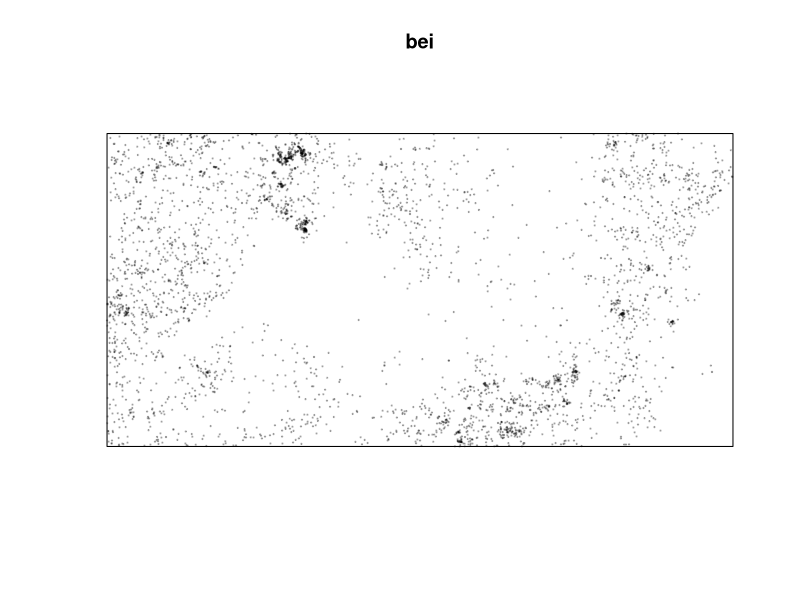
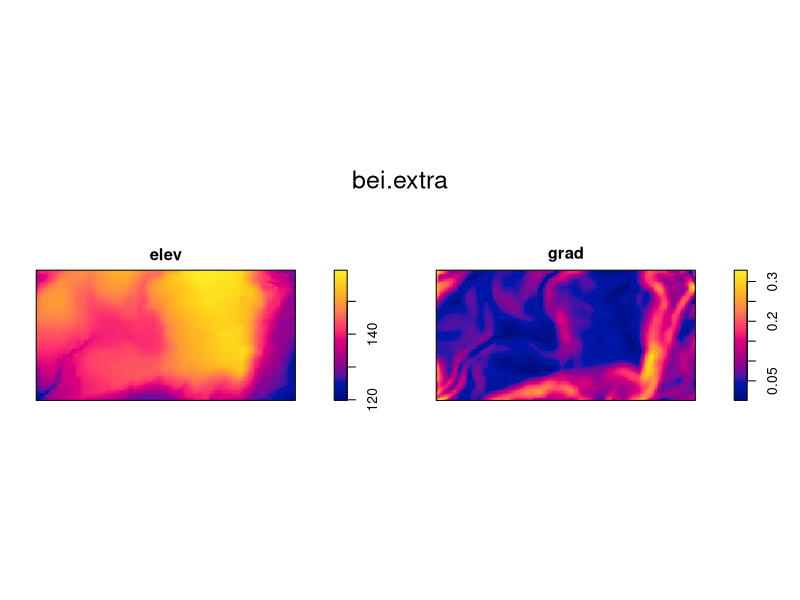
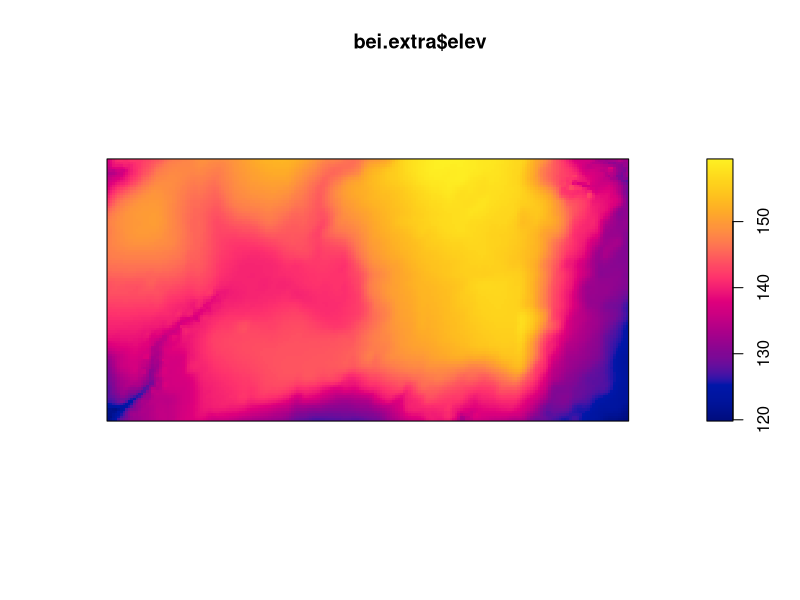
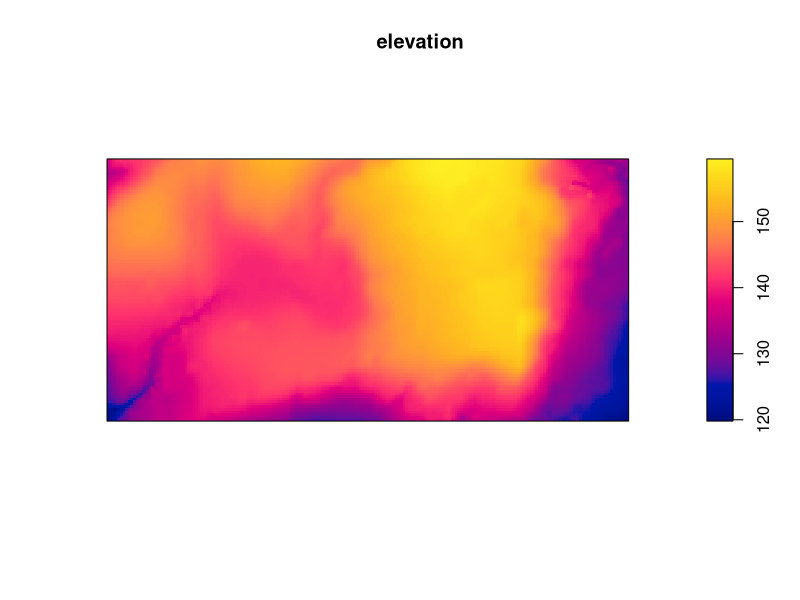
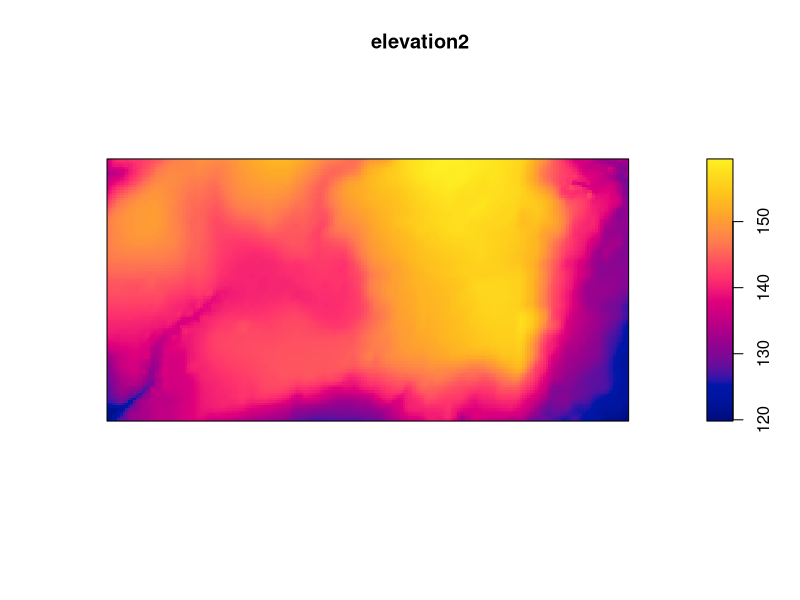
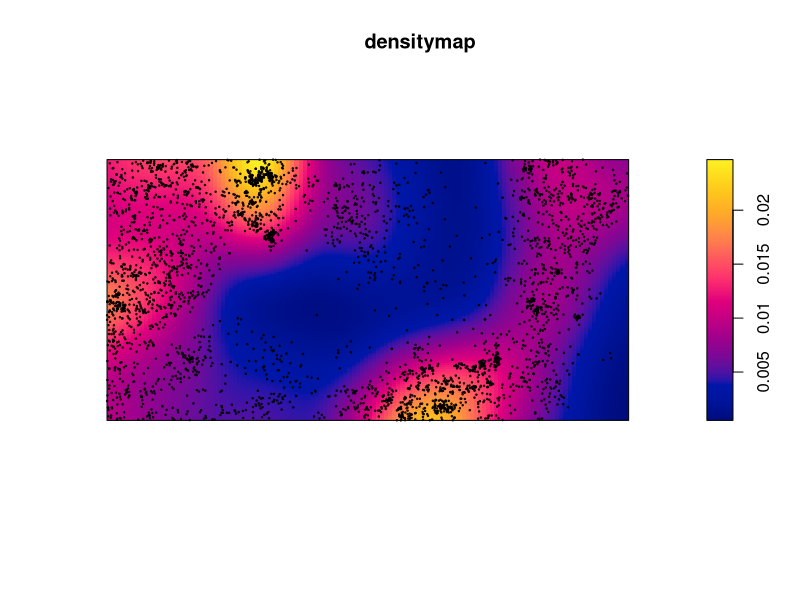
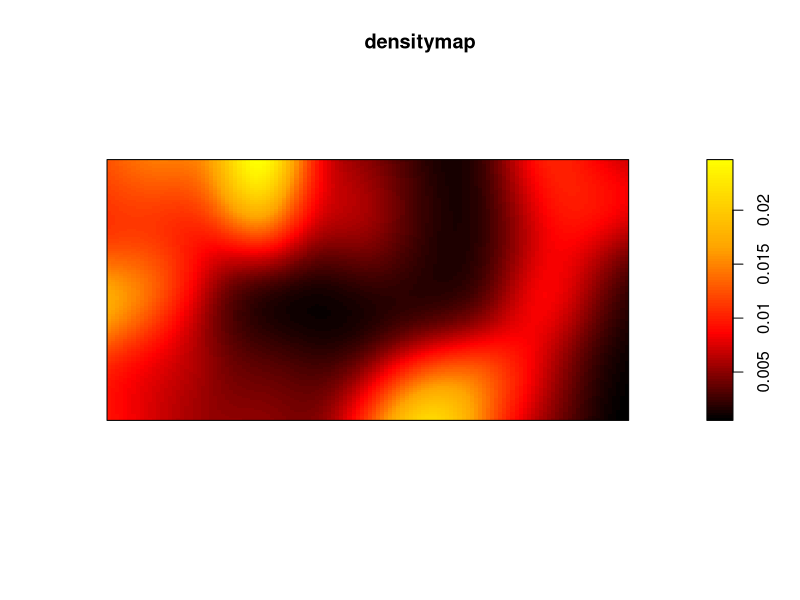
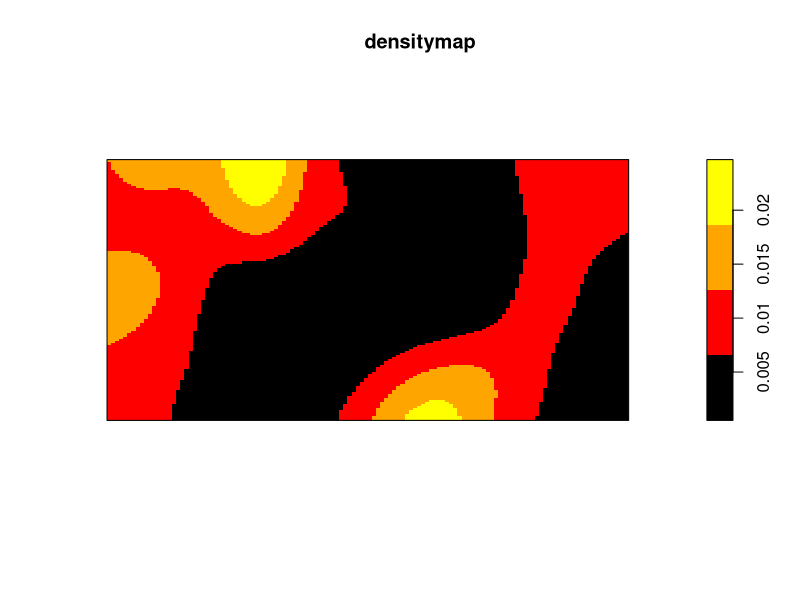

Reproduce these figures in R, in order.
# A package is needed for point pattern analysis. Here is its description: https://cran.r-project.org/web/packages/spatstat/index.html
install.packages("spatstat") # this line is for installing the spatstat library into R
library(spatstat) # that one is for calling it for this particular script

# We will use the bei dataset from the spatstat library. Description: "A point pattern giving the locations of 3605 trees in a tropical rain forest. Accompanied by covariate data giving the elevation (altitude) and slope of elevation in the study region." This description is given as "hover" text when you type "bei" in the console in R studio.

bei # loads the dataset, but this line doesn't seem to be necessary for what follows
plot(bei, cex = .2, pch = 19) # plots bei as a set of solid circles of size .2

bei.extra # loads the extra data related to bei
plot(bei.extra)

### Selecting a variable in the dataset ###

plot(bei.extra$elev) # the '$' selects the elev variable in the extra data
elevation <- bei.extra$elev
plot(elevation)

# Second method #
elevation2 <- bei.extra[[1]] # the double parentheses are because bei.extra is a 2D dataset
plot(elevation2)

### Passing from points to a continuous surface ###

densitymap <- density(bei) # apparently, the density() function "computes kernel density estimates". I don't know what this means, but I do know we're using it to build a density map
plot(densitymap)
points(bei, cex=.2)

cl <- colorRampPalette(c("black", "red", "orange", "yellow"))(100) # description: "These functions return functions that interpolate a set of given colors to create new color palettes (like topo.colors) and color ramps, functions that map the interval [0, 1] to colors (like grey)." Basically, it creates the color palette
plot(densitymap, col = cl) # plots densitymap with the palette we just created

cl <- colorRampPalette(c("black", "red", "orange", "yellow"))(4) # changes the number of intermediate colors between each of the colors in the array
plot(densitymap, col=cl)

clnew <- colorRampPalette(c("dark blue", "blue", "light blue"))(100) # changes the colors in the palette
plot(densitymap, col=clnew)

elev <- elevation # renaming "elevation" because we're lazy ^^

### Building a multiframe ###

par(mfrow = c(1,2)) # creates a multiframe with 1 line and 2 columns. Description of the par function: "par can be used to set or query graphical parameters. Parameters can be set by specifying them as arguments to par in tag = value form, or by passing them as a list of tagged values." Here, we're setting the mfrow parameter

### Plotting densitymap and elev in the multiframe ###

plot(densitymap)
plot(elev)
# The first plot appears on the left

par(mfrow = c(2,1)) # creates a multiframe with 2 lines and 1 column.
plot(densitymap)
plot(elev)
# The first plot appears on top

# Plots in a multiframe go from left to right and from top to bottom

par(mfrow = c(1,3))
plot(bei)
plot(densitymap)
plot(elev)
